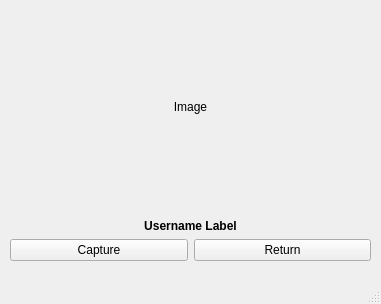
<?xml version="1.0" encoding="UTF-8"?>
<ui version="4.0">
 <class>CaptureWindow</class>
 <widget class="QMainWindow" name="CaptureWindow">
  <property name="geometry">
   <rect>
    <x>0</x>
    <y>0</y>
    <width>381</width>
    <height>304</height>
   </rect>
  </property>
  <property name="windowTitle">
   <string>Capture</string>
  </property>
  <widget class="QWidget" name="centralwidget">
   <widget class="QWidget" name="verticalLayoutWidget">
    <property name="geometry">
     <rect>
      <x>10</x>
      <y>10</y>
      <width>361</width>
      <height>251</height>
     </rect>
    </property>
    <layout class="QVBoxLayout" name="verticalLayout">
     <item>
      <widget class="QLabel" name="imageLabel">
       <property name="sizePolicy">
        <sizepolicy hsizetype="Preferred" vsizetype="MinimumExpanding">
         <horstretch>0</horstretch>
         <verstretch>0</verstretch>
        </sizepolicy>
       </property>
       <property name="minimumSize">
        <size>
         <width>0</width>
         <height>0</height>
        </size>
       </property>
       <property name="text">
        <string>Image</string>
       </property>
       <property name="alignment">
        <set>Qt::AlignCenter</set>
       </property>
      </widget>
     </item>
     <item>
      <spacer name="verticalSpacer">
       <property name="orientation">
        <enum>Qt::Vertical</enum>
       </property>
       <property name="sizeType">
        <enum>QSizePolicy::Fixed</enum>
       </property>
       <property name="sizeHint" stdset="0">
        <size>
         <width>20</width>
         <height>10</height>
        </size>
       </property>
      </spacer>
     </item>
     <item>
      <widget class="QLabel" name="usernameLabel">
       <property name="sizePolicy">
        <sizepolicy hsizetype="Preferred" vsizetype="Fixed">
         <horstretch>0</horstretch>
         <verstretch>0</verstretch>
        </sizepolicy>
       </property>
       <property name="font">
        <font>
         <family>MS Sans Serif</family>
         <weight>75</weight>
         <bold>true</bold>
        </font>
       </property>
       <property name="text">
        <string>Username Label</string>
       </property>
       <property name="alignment">
        <set>Qt::AlignCenter</set>
       </property>
      </widget>
     </item>
     <item>
      <layout class="QHBoxLayout" name="horizontalLayout">
       <item>
        <widget class="QPushButton" name="capturePushButton">
         <property name="text">
          <string>Capture</string>
         </property>
        </widget>
       </item>
       <item>
        <widget class="QPushButton" name="returnPushButton">
         <property name="text">
          <string>Return</string>
         </property>
        </widget>
       </item>
      </layout>
     </item>
    </layout>
   </widget>
  </widget>
  <widget class="QMenuBar" name="menubar">
   <property name="geometry">
    <rect>
     <x>0</x>
     <y>0</y>
     <width>381</width>
     <height>21</height>
    </rect>
   </property>
  </widget>
  <widget class="QStatusBar" name="statusbar"/>
 </widget>
 <resources/>
 <connections/>
</ui>
